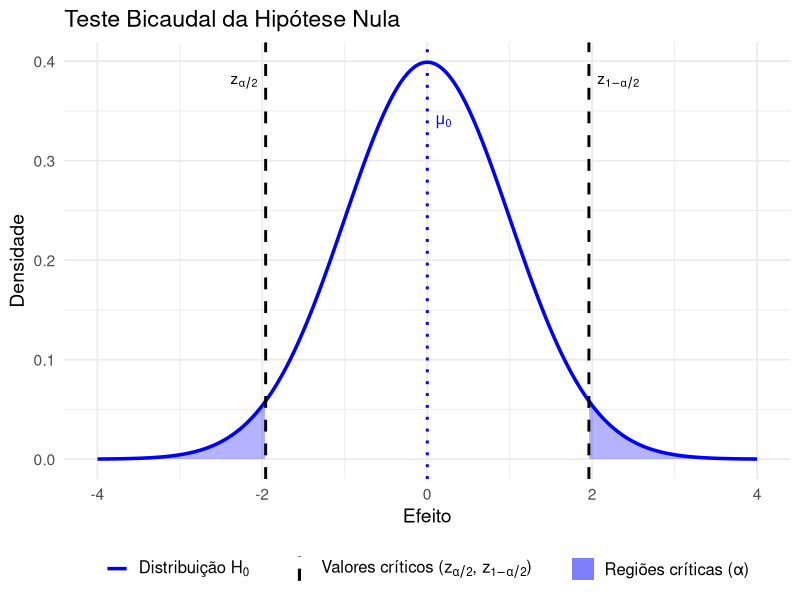

This figure's R source:
# Parâmetros
mu0 <- 0
sigma <- 1
alpha <- 0.05

# Valores críticos (duas caudas)
z_lower <- qnorm(alpha / 2, mean = mu0, sd = sigma)
z_upper <- qnorm(1 - alpha / 2, mean = mu0, sd = sigma)

# Dados
x <- seq(mu0 - 4 * sigma, mu0 + 4 * sigma, length.out = 1000)
dens_H0 <- dnorm(x, mean = mu0, sd = sigma)
dados <- data.frame(x = x, densidade = dens_H0)

# Caudas separadas
dados_cauda_inf <- subset(dados, x <= z_lower)
dados_cauda_sup <- subset(dados, x >= z_upper)

# Gráfico
ggplot2::ggplot(dados, ggplot2::aes(x = x, y = densidade)) +
  
  # Linha da distribuição H0 com legenda
  ggplot2::geom_line(ggplot2::aes(color = "H0"), size = 1.2) +
  
  # Área das caudas com legenda
  ggplot2::geom_area(data = dados_cauda_inf,
                     ggplot2::aes(x = x, y = densidade, fill = "rc"),
                     alpha = 0.3) +
  ggplot2::geom_area(data = dados_cauda_sup,
                     ggplot2::aes(x = x, y = densidade, fill = "rc"),
                     alpha = 0.3) +
  
  # Linha pontilhada em mu0
  ggplot2::geom_vline(
    xintercept = mu0,
    linetype = "dotted",
    color = "blue",
    size = 1
  ) +
  
  # Linhas dos valores críticos com legenda
  ggplot2::geom_vline(
    ggplot2::aes(xintercept = z_lower, linetype = "zcrit"),
    color = "black",
    size = 1
  ) +
  ggplot2::geom_vline(
    ggplot2::aes(xintercept = z_upper, linetype = "zcrit"),
    color = "black",
    size = 1
  ) +
  
  # Anotações
  ggplot2::annotate(
    "text",
    x = mu0 + 0.1,
    y = max(dens_H0) * 0.85,
    label = expression(mu[0]),
    color = "blue",
    parse = TRUE,
    hjust = 0
  ) +
  ggplot2::annotate(
    "text",
    x = z_upper + 0.1,
    y = max(dens_H0) * 0.95,
    label = expression(z[1 - alpha / 2]),
    color = "black",
    parse = TRUE,
    hjust = 0
  ) +
  ggplot2::annotate(
    "text",
    x = z_lower - 0.1,
    y = max(dens_H0) * 0.95,
    label = expression(z[alpha / 2]),
    color = "black",
    parse = TRUE,
    hjust = 1
  ) +
  # Legendas
  ggplot2::scale_color_manual(
    name = NULL,
    values = c("H0" = "blue"),
    labels = c(expression("Distribuição H"[0]))
  ) +
  ggplot2::scale_fill_manual(
    name = NULL,
    values = c("rc" = "blue"),
    labels = c("Regiões críticas (α)")
  ) +
  ggplot2::scale_linetype_manual(
    name = NULL,
    values = c("zcrit" = "dashed"),
    labels = c(expression("Valores críticos (z"[alpha / 2] * ", z"[1 - alpha /
                                                                     2] * ")"))
  ) +
  ggplot2::labs(title = "Teste Bicaudal da Hipótese Nula", x = "Efeito", y = "Densidade") +
  ggplot2::theme_minimal(base_size = 14) +
  ggplot2::theme(legend.position = "bottom",
                 legend.text = ggplot2::element_text(size = 12)) +
  ggplot2::guides(
    color = ggplot2::guide_legend(order = 1, override.aes = list(linetype = "solid")),
    linetype = ggplot2::guide_legend(
      order = 2,
      override.aes = list(color = "black", size = 1)
    ),
    fill = ggplot2::guide_legend(order = 3, override.aes = list(alpha = 0.3))
  )
